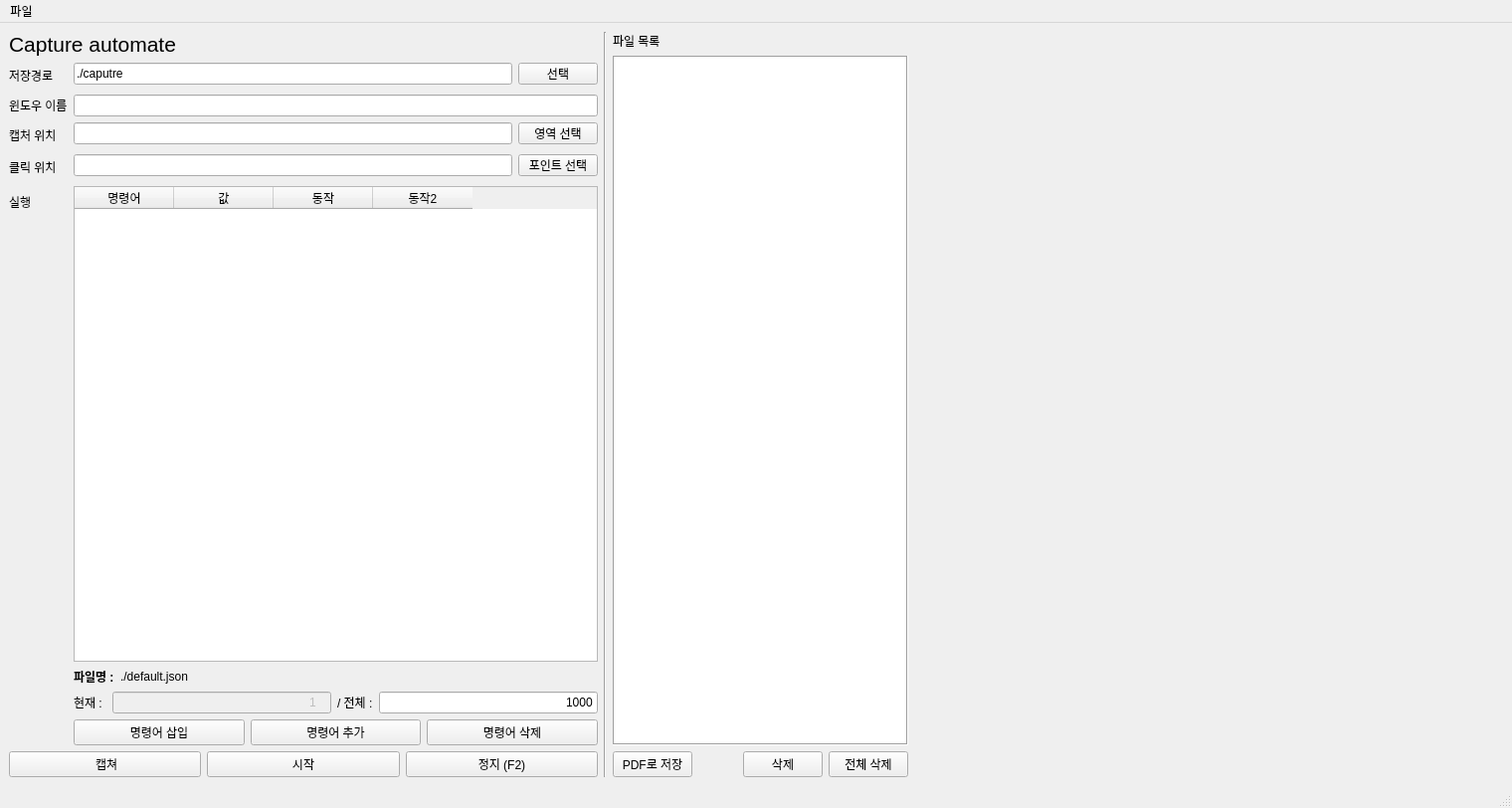
<?xml version="1.0" encoding="UTF-8"?>
<ui version="4.0">
 <class>MainWindow</class>
 <widget class="QMainWindow" name="MainWindow">
  <property name="geometry">
   <rect>
    <x>0</x>
    <y>0</y>
    <width>1520</width>
    <height>812</height>
   </rect>
  </property>
  <property name="windowTitle">
   <string>Caputre automate</string>
  </property>
  <widget class="QWidget" name="centralwidget">
   <layout class="QHBoxLayout" name="horizontalLayout_2" stretch="2,0,1,2">
    <item>
     <layout class="QVBoxLayout" name="verticalLayout">
      <item>
       <widget class="QLabel" name="label_4">
        <property name="font">
         <font>
          <family>Tahoma</family>
          <pointsize>16</pointsize>
          <weight>50</weight>
          <bold>false</bold>
         </font>
        </property>
        <property name="text">
         <string>Capture automate</string>
        </property>
       </widget>
      </item>
      <item>
       <layout class="QFormLayout" name="formLayout">
        <item row="0" column="0">
         <widget class="QLabel" name="label">
          <property name="font">
           <font>
            <weight>50</weight>
            <bold>false</bold>
           </font>
          </property>
          <property name="text">
           <string>저장경로</string>
          </property>
         </widget>
        </item>
        <item row="0" column="1">
         <layout class="QGridLayout" name="gridLayout">
          <item row="0" column="0">
           <widget class="QLineEdit" name="edtCapturePath">
            <property name="font">
             <font>
              <weight>50</weight>
              <bold>false</bold>
             </font>
            </property>
            <property name="accessibleName">
             <string/>
            </property>
            <property name="text">
             <string>./caputre</string>
            </property>
           </widget>
          </item>
          <item row="0" column="1">
           <widget class="QPushButton" name="btnPathSelect">
            <property name="font">
             <font>
              <weight>50</weight>
              <bold>false</bold>
             </font>
            </property>
            <property name="accessibleName">
             <string/>
            </property>
            <property name="text">
             <string>선택</string>
            </property>
           </widget>
          </item>
         </layout>
        </item>
        <item row="2" column="0">
         <widget class="QLabel" name="label_7">
          <property name="text">
           <string>캡처 위치</string>
          </property>
         </widget>
        </item>
        <item row="2" column="1">
         <layout class="QGridLayout" name="gridLayout_3">
          <item row="0" column="0">
           <widget class="QLineEdit" name="leScreenRect"/>
          </item>
          <item row="0" column="1">
           <widget class="QPushButton" name="btnScreenRect">
            <property name="text">
             <string>영역 선택</string>
            </property>
           </widget>
          </item>
         </layout>
        </item>
        <item row="4" column="0">
         <widget class="QLabel" name="label_2">
          <property name="font">
           <font>
            <weight>50</weight>
            <bold>false</bold>
           </font>
          </property>
          <property name="text">
           <string>실행</string>
          </property>
         </widget>
        </item>
        <item row="4" column="1">
         <layout class="QVBoxLayout" name="verticalLayout_4" stretch="0,0,0,0">
          <item>
           <widget class="QTableWidget" name="macroTable">
            <property name="font">
             <font>
              <weight>50</weight>
              <bold>false</bold>
             </font>
            </property>
            <property name="rowCount">
             <number>0</number>
            </property>
            <attribute name="verticalHeaderVisible">
             <bool>true</bool>
            </attribute>
            <attribute name="verticalHeaderHighlightSections">
             <bool>true</bool>
            </attribute>
            <column>
             <property name="text">
              <string>명령어</string>
             </property>
            </column>
            <column>
             <property name="text">
              <string>값</string>
             </property>
            </column>
            <column>
             <property name="text">
              <string>동작</string>
             </property>
            </column>
            <column>
             <property name="text">
              <string>동작2</string>
             </property>
            </column>
           </widget>
          </item>
          <item>
           <layout class="QHBoxLayout" name="horizontalLayout_5" stretch="0,1">
            <item>
             <widget class="QLabel" name="label_6">
              <property name="font">
               <font>
                <weight>75</weight>
                <bold>true</bold>
               </font>
              </property>
              <property name="text">
               <string>파일명 :</string>
              </property>
             </widget>
            </item>
            <item>
             <widget class="QLabel" name="lbConfigFilePath">
              <property name="text">
               <string>./default.json</string>
              </property>
             </widget>
            </item>
           </layout>
          </item>
          <item>
           <layout class="QHBoxLayout" name="horizontalLayout_6">
            <item>
             <widget class="QLabel" name="label_5">
              <property name="text">
               <string>현재 : </string>
              </property>
             </widget>
            </item>
            <item>
             <widget class="QLineEdit" name="leCurrentCount">
              <property name="enabled">
               <bool>false</bool>
              </property>
              <property name="inputMask">
               <string>9999</string>
              </property>
              <property name="text">
               <string>1</string>
              </property>
              <property name="alignment">
               <set>Qt::AlignRight|Qt::AlignTrailing|Qt::AlignVCenter</set>
              </property>
             </widget>
            </item>
            <item>
             <widget class="QLabel" name="label_3">
              <property name="text">
               <string>/ 전체 :</string>
              </property>
             </widget>
            </item>
            <item>
             <widget class="QLineEdit" name="leTotalCount">
              <property name="inputMask">
               <string>9999</string>
              </property>
              <property name="text">
               <string>1000</string>
              </property>
              <property name="alignment">
               <set>Qt::AlignRight|Qt::AlignTrailing|Qt::AlignVCenter</set>
              </property>
             </widget>
            </item>
           </layout>
          </item>
          <item>
           <layout class="QHBoxLayout" name="horizontalLayout_4">
            <item>
             <widget class="QPushButton" name="btnConfigInsert">
              <property name="text">
               <string>명령어 삽입</string>
              </property>
             </widget>
            </item>
            <item>
             <widget class="QPushButton" name="btnConfigAdd">
              <property name="text">
               <string>명령어 추가</string>
              </property>
             </widget>
            </item>
            <item>
             <widget class="QPushButton" name="btnConfigRemove">
              <property name="text">
               <string>명령어 삭제</string>
              </property>
             </widget>
            </item>
           </layout>
          </item>
         </layout>
        </item>
        <item row="1" column="0">
         <widget class="QLabel" name="label_8">
          <property name="text">
           <string>윈도우 이름</string>
          </property>
         </widget>
        </item>
        <item row="1" column="1">
         <widget class="QLineEdit" name="leActiveWindowName"/>
        </item>
        <item row="3" column="0">
         <widget class="QLabel" name="label_9">
          <property name="text">
           <string>클릭 위치</string>
          </property>
         </widget>
        </item>
        <item row="3" column="1">
         <layout class="QGridLayout" name="gridLayout_2">
          <item row="0" column="0">
           <widget class="QLineEdit" name="leClickPoint"/>
          </item>
          <item row="0" column="1">
           <widget class="QPushButton" name="btnPointClick">
            <property name="text">
             <string>포인트 선택</string>
            </property>
           </widget>
          </item>
         </layout>
        </item>
       </layout>
      </item>
      <item>
       <layout class="QHBoxLayout" name="horizontalLayout">
        <item>
         <widget class="QPushButton" name="btnCapture">
          <property name="font">
           <font>
            <weight>50</weight>
            <bold>false</bold>
           </font>
          </property>
          <property name="text">
           <string> 캡쳐</string>
          </property>
         </widget>
        </item>
        <item>
         <widget class="QPushButton" name="btnStart">
          <property name="font">
           <font>
            <weight>50</weight>
            <bold>false</bold>
           </font>
          </property>
          <property name="text">
           <string>시작</string>
          </property>
         </widget>
        </item>
        <item>
         <widget class="QPushButton" name="btnStop">
          <property name="font">
           <font>
            <weight>50</weight>
            <bold>false</bold>
           </font>
          </property>
          <property name="text">
           <string>정지 (F2)</string>
          </property>
         </widget>
        </item>
       </layout>
      </item>
     </layout>
    </item>
    <item>
     <widget class="Line" name="line">
      <property name="font">
       <font>
        <weight>50</weight>
        <bold>false</bold>
       </font>
      </property>
      <property name="orientation">
       <enum>Qt::Vertical</enum>
      </property>
     </widget>
    </item>
    <item>
     <layout class="QVBoxLayout" name="verticalLayout_3">
      <item>
       <widget class="QLabel" name="lbFileList">
        <property name="text">
         <string>파일 목록</string>
        </property>
       </widget>
      </item>
      <item>
       <widget class="QListWidget" name="lsFiles">
        <property name="frameShape">
         <enum>QFrame::Box</enum>
        </property>
        <property name="frameShadow">
         <enum>QFrame::Sunken</enum>
        </property>
        <property name="iconSize">
         <size>
          <width>80</width>
          <height>120</height>
         </size>
        </property>
        <property name="textElideMode">
         <enum>Qt::ElideLeft</enum>
        </property>
        <property name="verticalScrollMode">
         <enum>QAbstractItemView::ScrollPerItem</enum>
        </property>
        <property name="gridSize">
         <size>
          <width>0</width>
          <height>120</height>
         </size>
        </property>
        <property name="viewMode">
         <enum>QListView::ListMode</enum>
        </property>
       </widget>
      </item>
      <item>
       <layout class="QHBoxLayout" name="horizontalLayout_3">
        <item>
         <widget class="QPushButton" name="btnToPdf">
          <property name="text">
           <string>PDF로 저장</string>
          </property>
         </widget>
        </item>
        <item>
         <spacer name="horizontalSpacer">
          <property name="orientation">
           <enum>Qt::Horizontal</enum>
          </property>
          <property name="sizeHint" stdset="0">
           <size>
            <width>40</width>
            <height>20</height>
           </size>
          </property>
         </spacer>
        </item>
        <item>
         <widget class="QPushButton" name="btnDeleteFile">
          <property name="text">
           <string>삭제</string>
          </property>
         </widget>
        </item>
        <item>
         <widget class="QPushButton" name="btnDeleteAllFiles">
          <property name="text">
           <string>전체 삭제</string>
          </property>
         </widget>
        </item>
       </layout>
      </item>
     </layout>
    </item>
    <item>
     <widget class="QLabel" name="lbPreview">
      <property name="font">
       <font>
        <weight>50</weight>
        <bold>false</bold>
       </font>
      </property>
      <property name="autoFillBackground">
       <bool>true</bool>
      </property>
      <property name="text">
       <string/>
      </property>
     </widget>
    </item>
   </layout>
  </widget>
  <widget class="QMenuBar" name="menubar">
   <property name="geometry">
    <rect>
     <x>0</x>
     <y>0</y>
     <width>1520</width>
     <height>26</height>
    </rect>
   </property>
   <widget class="QMenu" name="menu">
    <property name="title">
     <string>파일</string>
    </property>
    <addaction name="actionOpen"/>
    <addaction name="actionSave"/>
    <addaction name="actionSaveAs"/>
    <addaction name="separator"/>
    <addaction name="actionClose"/>
   </widget>
   <addaction name="menu"/>
  </widget>
  <widget class="QStatusBar" name="statusbar"/>
  <action name="actionOpen">
   <property name="text">
    <string>열기(&amp;o)</string>
   </property>
  </action>
  <action name="actionSave">
   <property name="text">
    <string>저장(&amp;s)</string>
   </property>
  </action>
  <action name="actionSaveAs">
   <property name="text">
    <string>다른 이름으로 저장</string>
   </property>
  </action>
  <action name="actionClose">
   <property name="text">
    <string>Close</string>
   </property>
  </action>
 </widget>
 <resources/>
 <connections/>
</ui>
